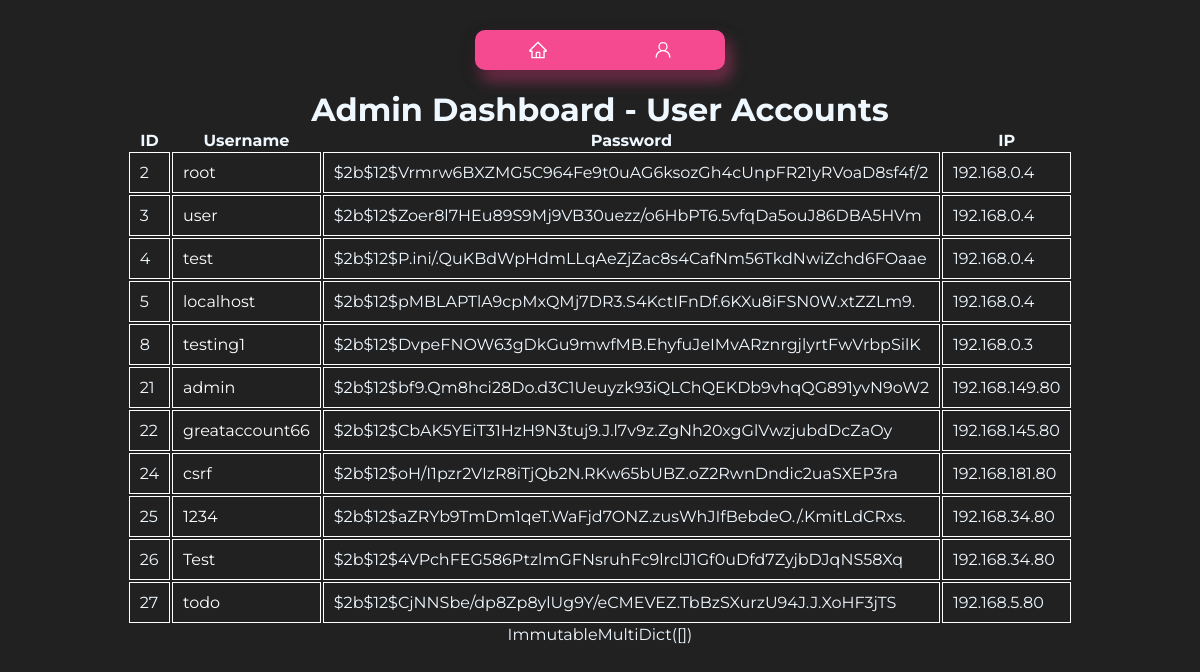
Before: /admin/dashboard (signed in) with the older database file.
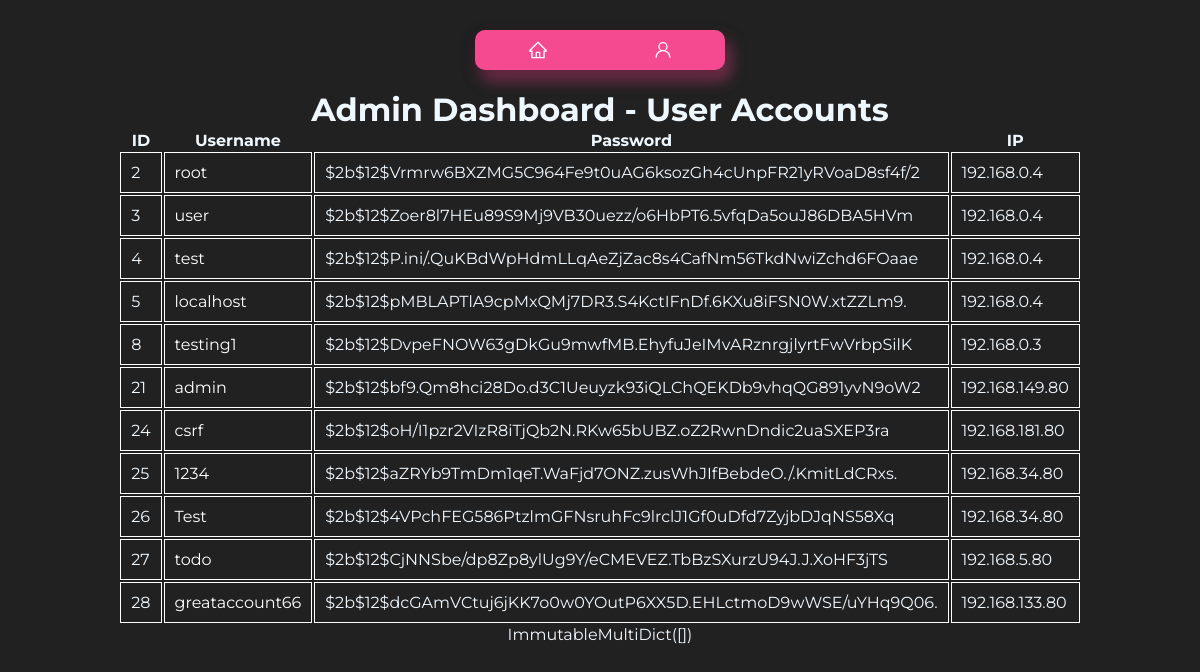
After: the same page with the newer database file.
### tables this page shows
CREATE TABLE users (
        id INTEGER PRIMARY KEY,
        username TEXT UNIQUE,
        password TEXT,
        ip TEXT
    );

### main.py (the view)
@app.route('/admin/dashboard')
def admin_dashboard():
    username = session.get('username')
    if username == 'admin':
        users = get_all_users()
        cookies = request.cookies
        return render_template('admin/admin_dashboard.html', users=users, cookies=cookies)
    else:
        return jsonify({'error':'Not an admin'}), 403

### main.py (called while the page is built)
@app.after_request
def set_csp_header(response):
    csp_value = '; '.join([f"{key} {value}" for key, value in csp_header.items()])
    response.headers['Content-Security-Policy'] = csp_value
    return response

@app.after_request
def add_security_headers(response):
    response.headers['X-Frame-Options'] = 'SAMEORIGIN'
    return response

@app.after_request
def add_hsts_header(response):
    response.headers['Strict-Transport-Security'] = 'max-age=31536000; includeSubDomains; preload'
    return response

@app.after_request
def add_content_type_header(response):
    response.headers['X-Content-Type-Options'] = 'nosniff'
    return response

### scripts/db.py (called while the page is built)
def connect():
    conn = sqlite3.connect('database/testdb.db')
    cursor = conn.cursor()
    return conn, cursor

def get_all_users():
    conn, cursor = connect()
    cursor.execute('SELECT * FROM users')
    users = cursor.fetchall()
    conn.close()
    return users

### templates/admin/admin_dashboard.html (shortened to what this page needs)
<!DOCTYPE html>
<html>
<head>
    <link rel="stylesheet" type="text/css" href="{{ url_for('static', filename='css/template.css') }}">
    <link rel="stylesheet" type="text/css" href="{{ url_for('static', filename='css/header.css') }}">
</head>
<body>
    <header>
        <div class="button-container">
            <a class="button" href="/">
            </a>
            <a class="button" href="/account">
            </a>
        </div>
    </header>
    <h1>Admin Dashboard - User Accounts</h1>
    <table>
        <tr>
            <th>ID</th>
            <th>Username</th>
            <th>Password</th>
            <th>IP</th>
        </tr>
        {% for user in users %}
        <tr>
            <td id="id">{{ user[0] }}</td>
            <td id="username"><a style="color: white; text-decoration: none;" href="/{{user[1]}}">{{ user[1] }}</a></td>
            <td id="Password">{{ user[2] }}</td>
            <td id="ip">{{ user[3] }}</td>
        </tr>
        {% endfor %}
    </table>
    <div>{{cookies}}</div>
</body>
</html>

### static/css/template.css (style rules this page uses)
* { padding: 0; margin: 0; box-sizing: border-box; }
body { padding: 10px; display: flex; flex-direction: column; justify-content: center; align-items: center; background-color: #212121; color: aliceblue; font-family: Montserrat, serif; }

### static/css/header.css (style rules this page uses)
header { padding: 20px; display: flex; justify-content: center; align-items: center; }
.button-container { display: flex; background-color: rgba(245, 73, 144); width: 250px; height: 40px; align-items: center; justify-content: space-around; border-radius: 10px; box-shadow: rgba(0, 0, 0, 0.35) 0px 5px 15px, rgba(245, 73, 144, 0.5) 5px 10px 15px; }
.button { outline: 0 !important; border: 0 !important; width: 40px; height: 40px; border-radius: 50%; background-color: transparent; display: flex; align-items: center; justify-content: center; color: #fff; transition: all ease-in-out 0.3s; cursor: pointer; }
.icon { font-size: 20px; }

### templates/admin/admin_dashboard.html (style rules this page uses)
td { padding: 10px; border: 1px solid #FFF; }

Changed rows visible on the page:
removed users: id "22", username "greataccount66", password "$2b$12$CbAK5YEiT31HzH9N3tuj9.J.l7v9z.ZgNh20xgGlVwzjubdDcZaOy", ip "192.168.145.80"
added users: id "28", username "greataccount66", password "$2b$12$dcGAmVCtuj6jKK7o0w0YOutP6XX5D.EHLctmoD9wWSE/uYHq9Q06.", ip "192.168.133.80"
